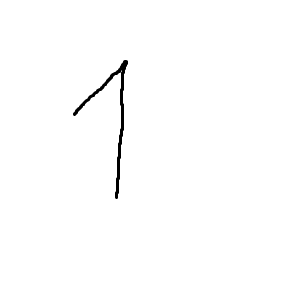
#> input picture images/1_12.png, 300 x 299 px, found by its file name; its folder holds only this picture in this run
$ python corner_left_upper.py
#> lines starting #> are read from the running program, lines starting #| are printed output that depends on the picture; after the words box and inside, x2 and y2 are one past the last pixel; in counts of white or black regions, pixels touching at a corner belong together; long printed decimals are rounded
import cv2
import numpy as np
import os
import matplotlib.pyplot as plt


def crop_image(image):
    coordinates = np.column_stack(np.where(image == 0))

    if coordinates.size == 0:
        return image

    top_left = coordinates.min(axis=0)
    bottom_right = coordinates.max(axis=0)

    # top_left = np.maximum(top_left - 5, 0)
    # bottom_right = np.minimum(bottom_right + 6, np.array(image.shape) - 1)

    cropped_image = image[top_left[0]:bottom_right[0] + 1, top_left[1]:bottom_right[1] + 1]

    return cropped_image


def process_image(file_path, threshold_value):
    image = cv2.imread(file_path, cv2.IMREAD_GRAYSCALE)
    _, threshold_image = cv2.threshold(image, threshold_value, 255, cv2.THRESH_BINARY)
    cropped_image = crop_image(threshold_image)
    return cropped_image


def calculate_feature_vector(image, num_segments):
    height, width = image.shape
    feature_vector = []
    angles = np.linspace(0, 90, num_segments + 1)
    angles = angles[1:]

    # print(angles)

    for angle in angles:
        rad_angle = np.radians(angle)
        x_end = width
        y_end = int(x_end * np.tan(rad_angle))

        if y_end > height:
            y_end = height
            x_end = int(y_end / np.tan(rad_angle))

        mask = np.zeros((height, width), dtype=np.uint8)

        polygon_points = np.array([
            [0, 0],
            [x_end, y_end],
            [width, height],
            [0, height]
        ], np.int32)
        polygon_points = polygon_points.reshape((-1, 1, 2))

        cv2.fillPoly(mask, [polygon_points], 255)

        # [7 lines of commented-out code are left out]

        masked_image = np.zeros((height, width), dtype=np.uint8)
        for x in range(width):
            for y in range(height):
                if image[y, x] == mask[y, x] and image[y, x] == 0:
                    masked_image[y, x] = 1

        # print("-=-=-=-=-")
        # print(masked_image)

        black_pixels = np.sum(masked_image == 1)

        previous_sum = sum(feature_vector)
        adjusted_black_pixels = black_pixels - previous_sum
        feature_vector.append(adjusted_black_pixels)

    return feature_vector


def display_image(image, num_segments, name_image):
    height, width = image.shape
    fig, ax = plt.subplots()
    ax.imshow(image, cmap='gray')

    angles = np.linspace(0, 90, num_segments + 1)[:-1]

    for angle in angles:
        rad_angle = np.radians(angle)
        x_end = width
        y_end = int(x_end * np.tan(rad_angle))

        if y_end > height:
            y_end = height
            x_end = int(y_end / np.tan(rad_angle))

        if angle == 90:
            x_end = 0
            y_end = height

        ax.plot([0, x_end], [0, y_end], color='g', linestyle='-', linewidth=1)
        ax.text(x_end + 2, y_end + 2, str(int(angle)), color='g', fontsize=10, verticalalignment='center')

    ax.plot([0, 0], [0, height], color='g', linestyle='-', linewidth=1)

    plt.title(name_image)
    plt.show()


def normalize_sum(vector):
    total_sum = sum(vector)

    if total_sum == 0:
        return [0 for v in vector]

    return [v / total_sum for v in vector]


def normalize_max(vector):
    max_value = max(vector)

    if max_value == 0:
        return [0 for v in vector]

    return [v / max_value for v in vector]


def main():
    image_folder = "C:/University/VII_semester/Methods_and_systems_of_artificial_intelligence/lab_1/images/"
    threshold = 150
    num_segments = 5

    image_files = [img for img in os.listdir(image_folder) if img.endswith(('.png', '.jpg', '.jpeg'))]

    for image_file in image_files:
        image_path = os.path.join(image_folder, image_file)

        print("-=-=-=-=-=-=-=-=-=-=-=-=-=-=-=-=-=-=-=-=-=-=-=-=-=-=-=-=-=-=-=-=-=-=-=-=-=-=-=-=-=-=-=-=-=-=-=-=-=-=-=-=-")
        print(f"Обробка зображення: {image_file}")

        image = process_image(image_path, threshold)
#> in process_image, image is the input picture: shape (299, 300); min 0, max 255, mean 253.1
#> in process_image, `_, threshold_image = cv2.threshold(image, threshold_value, 255, cv2.TH..`: threshold_image: shape (299, 300); 99.2% white; 1 black region, box (x1, y1, x2, y2) and area: (73, 60, 128, 199) 687
#> in crop_image, `coordinates = np.column_stack(np.where(image == 0))`: coordinates = 687 pairs, first value 60 to 198, second value 73 to 127
#> in crop_image, `top_left = coordinates.min(axis=0)`: top_left = [60, 73]
#> in crop_image, `bottom_right = coordinates.max(axis=0)`: bottom_right = [198, 127]
#> in crop_image, `cropped_image = image[top_left[0]:bottom_right[0] + 1, top_left[1]:bot..`:
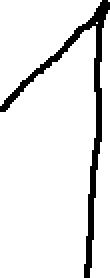
#> cropped_image: shape (139, 55) (shown 2 times larger); 91% white; 1 black region, box (x1, y1, x2, y2) and area: (0, 0, 55, 139) 687

        feature_vector = calculate_feature_vector(image, num_segments)
#> after the loop in calculate_feature_vector, `for angle in angles:`:
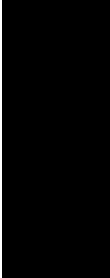
#> mask: shape (139, 55) (shown 2 times larger); 1.8% white in thin lines or dots, all inside (x1, y1, x2, y2) = (0, 0, 1, 139)
#> after the loop in calculate_feature_vector, `for angle in angles:`: masked_image: shape (139, 55); values 0 (black) and 1 (white), 8.9% white; 1 white region, box (x1, y1, x2, y2) and area: (1, 0, 55, 139) 684
#> feature_vector = [98, 110, 140, 250, 86]
        YenakiiS1 = normalize_sum(feature_vector)
#> in normalize_sum, `total_sum = sum(vector)`: total_sum = 684
#> YenakiiS1 = [0.143, 0.161, 0.205, 0.365, 0.126]
        YenakiiM1 = normalize_max(feature_vector)
#> in normalize_max, `max_value = max(vector)`: max_value = 250
#> YenakiiM1 = [0.392, 0.44, 0.56, 1, 0.344]
        print(f"Абсолютний вектор: {feature_vector}")
#| Абсолютний вектор: [98, 110, 140, 250, 86]

        print(f"Нормований вектор (за сумою): {YenakiiS1}")
#| Нормований вектор (за сумою): [0.1433, 0.1608, 0.2047, 0.3655, 0.1257]
        print(f"Нормований вектор (за максимумом): {YenakiiM1}")
#| Нормований вектор (за максимумом): [0.392, 0.44, 0.56, 1.0, 0.344]

        display_image(image, num_segments, image_file)
#> in display_image, `plt.show()`:
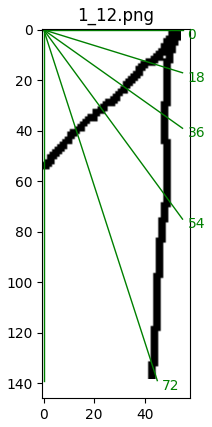
#> figure drawn by matplotlib, 1 panel


if __name__ == "__main__":
    main()
